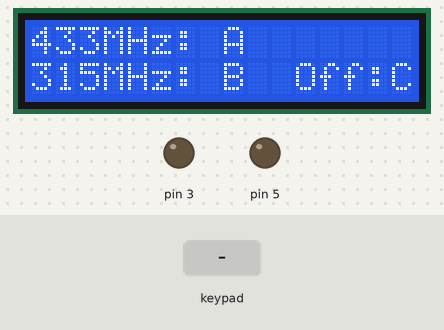
Bench run of a sketch on a simulated Arduino Uno, built with avr-gcc and run on an emulated ATmega328P. Shown: 16×2 character LCD, output pins drawn as LEDs (lit = HIGH). The test bench sets the inputs (shaded band). What the sketch prints to the serial monitor is not drawn.

Above: at 6.3 s.
6.4 s: key 'A' pressed
At 7.6 s:
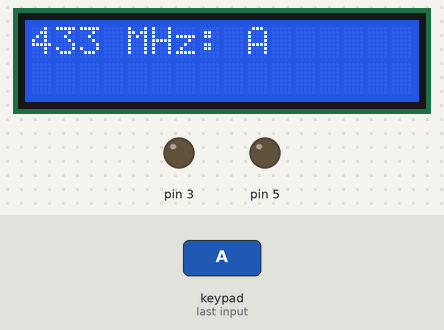
7.9 s: keypad keys 1 2 # pressed 0.4 s apart
At 9.8 s:
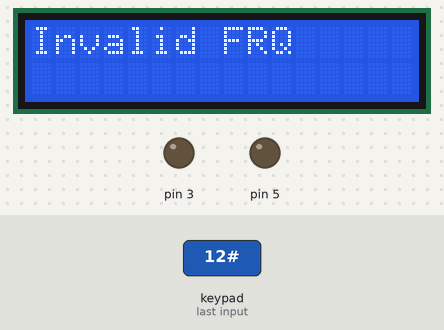
10.6 s: key 'B' pressed
At 13.4 s:
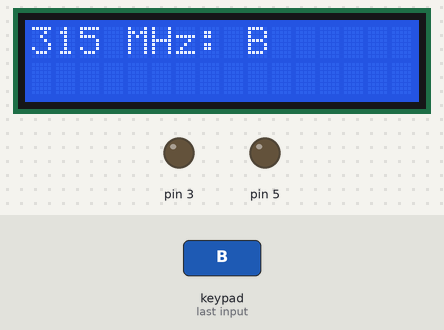
13.6 s: keypad keys 1 2 * pressed 0.4 s apart
At 14.7 s:
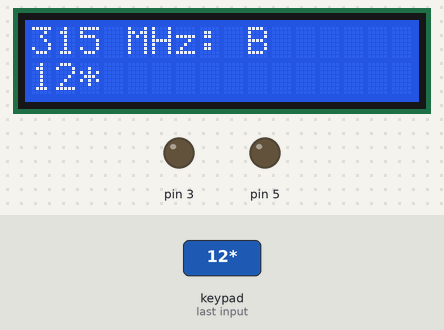
16.3 s: key 'C' pressed
At 17.4 s:
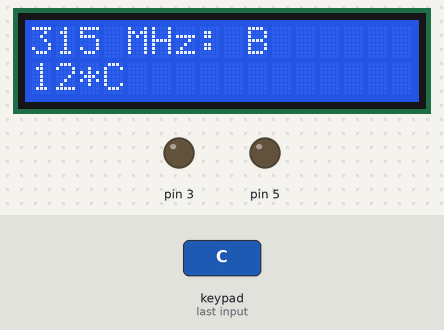
17.8 s: key 'D' pressed
At 18.5 s:
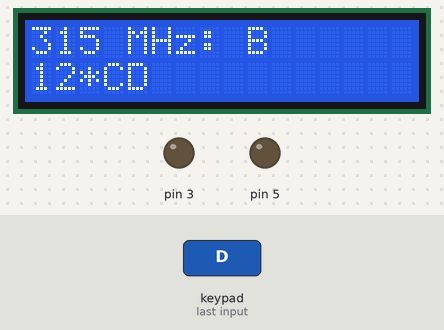
Timing chart, 0 to 20.3 s (numbered marks = the images above; inputs shaded):
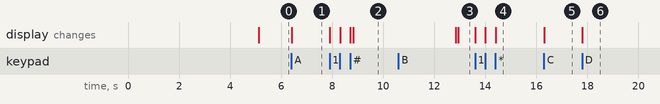

The sketch:

jammer.ino
```cpp
#include <Wire.h>
#include <Keypad.h>
#include <LiquidCrystal_I2C.h>

LiquidCrystal_I2C lcd (0x27,16,2);
//*********************************************Setup Keypad
const byte ROWS = 4; //four rows
const byte COLS = 4; //four columns
//*********************************************Config Pin_Keypad
const byte Pin_ROW1 = 6;
const byte Pin_ROW2 = 7;
const byte Pin_ROW3 = 8;
const byte Pin_ROW4 = 9;
const byte Pin_column1 = 10;
const byte Pin_column2 = 11;
const byte Pin_column3 = 12;
const byte Pin_column4 = 13;
byte rowPins[ROWS] = {Pin_ROW1, Pin_ROW2, Pin_ROW3, Pin_ROW4};
byte colPins[COLS] = {Pin_column1, Pin_column2, Pin_column3, Pin_column4};
//*********************************************Layout Keypad
char hexaKeys[ROWS][COLS] = {
  {'1', '2', '3', 'A'},
  {'4', '5', '6', 'B'},
  {'7', '8', '9', 'C'},
  {'*', '0', '#', 'D'}
};
Keypad customKeypad = Keypad( makeKeymap(hexaKeys), rowPins, colPins, ROWS, COLS);
//*********************************************Start Program


char a;
String FP[5];
//String fr;
int ff4;
int ff3;

void setup() {
  Wire.begin();
  lcd.init();
  lcd.clear();
  lcd.backlight();
  Serial.begin(9600);
  pinMode(3,OUTPUT);
  pinMode(5,OUTPUT);
  lcd.setCursor(0,0);
  lcd.print("Starting..");
  lcd.setCursor(0,1);
  lcd.print("Babak Stars");
  delay(5000);
  lcd.clear();
  lcd.setCursor(0,0);
  lcd.print("433MHz: A");
  lcd.setCursor(0,1);
  lcd.print("315MHz: B");
  lcd.setCursor(11,1);
  lcd.print("Off:C");
}

void loop() {
  L:
  // put your main code here, to run repeatedly:
  for(int T=0 ; T < 1 ; T++)
    { delay(60);
     do
     {
     a=scankey();
     }while(a!='&');
     do
     {
     a=scankey();
     }while(a=='&');
      Serial.println(a);
      if(a == 'A')
      {

        Serial.println("Type for 433:");
        lcd.clear();
        lcd.setCursor(0,0);
        lcd.print("433 MHz: A");
        for(int i=0 ; i < 6 ; i++)
       {
         do
         {
         a=scankey();
         }while(a!='&');
         do
         {
         a=scankey();
         }while(a=='&');
            FP[i] = a;
            Serial.print(a);
            lcd.setCursor(i,1);
            lcd.print(a);
            delay(100);
            if(FP[2] == "#" || FP[3] == "#" || FP[4] == "#" || FP[5] == "#")
            {
              Serial.println();
              ff4 = (FP[0] + FP[1] + FP[2]+ FP[3]+ FP[4]).toInt();
              if(ff4 >= 100 && ff4 <= 12000 )
              {
                Serial.println(ff4);
                lcd.clear();
                lcd.setCursor(0,0);
                lcd.print("433 MHz:");
                lcd.setCursor(0,1);
                lcd.print(ff4);
                noTone(5);
                tone(3,ff4);
              }
              else
              {
                Serial.println("Invalid FRQ");
                lcd.clear();
                lcd.setCursor(0,0);
                lcd.print("Invalid FRQ");
                delay(4000);
                noTone(3);
                displayer();
              }
              i=0;
              FP[2]="";
              FP[3]="";
              FP[4]="";
              FP[5]="";
              goto L;
            }
       }
///////////////////
              Serial.println();
              Serial.println("Invalid FRQ");
                lcd.clear();
                lcd.setCursor(0,0);
                lcd.print("Invalid FRQ");
                delay(4000);
              noTone(3);
      }


      if(a == 'B')
      {

        Serial.println("Type for 315:");
        lcd.clear();
        lcd.setCursor(0,0);
        lcd.print("315 MHz: B");
        for(int i=0 ; i < 6 ; i++)
       {
         do
         {
         a=scankey();
         }while(a!='&');
         do
         {
         a=scankey();
         }while(a=='&');
            FP[i] = a;
            Serial.print(a);
            lcd.setCursor(i,1);
            lcd.print(a);
            delay(100);
            if(FP[2] == "#" || FP[3] == "#" || FP[4] == "#" || FP[5] == "#")
            {
              Serial.println();
              ff3 = (FP[0] + FP[1] + FP[2]+ FP[3]+ FP[4]).toInt();
              if(ff3 >= 100 && ff3 <= 12000 )
              {
                Serial.println(ff3);
                lcd.clear();
                lcd.setCursor(0,0);
                lcd.print("315 MHz:");
                lcd.setCursor(0,1);
                lcd.print(ff3);
                noTone(3);
                tone(5,ff3);
              }
              else
              {
                Serial.println("Invalid FRQ");
                lcd.clear();
                lcd.setCursor(0,0);
                lcd.print("Invalid FRQ");
                delay(4000);
                noTone(5);
                displayer();
              }
              i=0;
              FP[2]="";
              FP[3]="";
              FP[4]="";
              FP[5]="";
              goto L;
            }
       }
///////////////////
              Serial.println();
              Serial.println("Invalid FRQ");
                lcd.clear();
                lcd.setCursor(0,0);
                lcd.print("Invalid FRQ");
                delay(4000);
              noTone(5);
      }
}
      if(a == 'C')
      {
        noTone(5);
        noTone(3);
        lcd.clear();
        lcd.setCursor(0,0);
        lcd.print("Standby");
        delay(4000);
      }
      displayer();
}
int scankey(){

char customKey = customKeypad.getKey();


  if (customKey)
  { //Serial.println(customKey);
    return customKey;

  }
  else
  {
    return '&';
  }


}
void displayer(){
  lcd.clear();
  lcd.setCursor(0,0);
  lcd.print("433MHz: A");
  lcd.setCursor(0,1);
  lcd.print("315MHz: B");
  lcd.setCursor(11,1);
  lcd.print("Off:C");
}
```

Measured:
- after the input at 6.4 s, the display: changes at once (image 1)
- after the input at 7.9 s, the display: first changes at once (image 2 shows a later state)
- after the input at 10.6 s, the display: first differs from a run without the input after 2.3 s (image 3)
- after the input at 13.6 s, the display: first changes at once (image 4 shows a later state)
- after the input at 16.3 s, the display: changes at once (image 5)
- after the input at 17.8 s, the display: changes at once (image 6)
